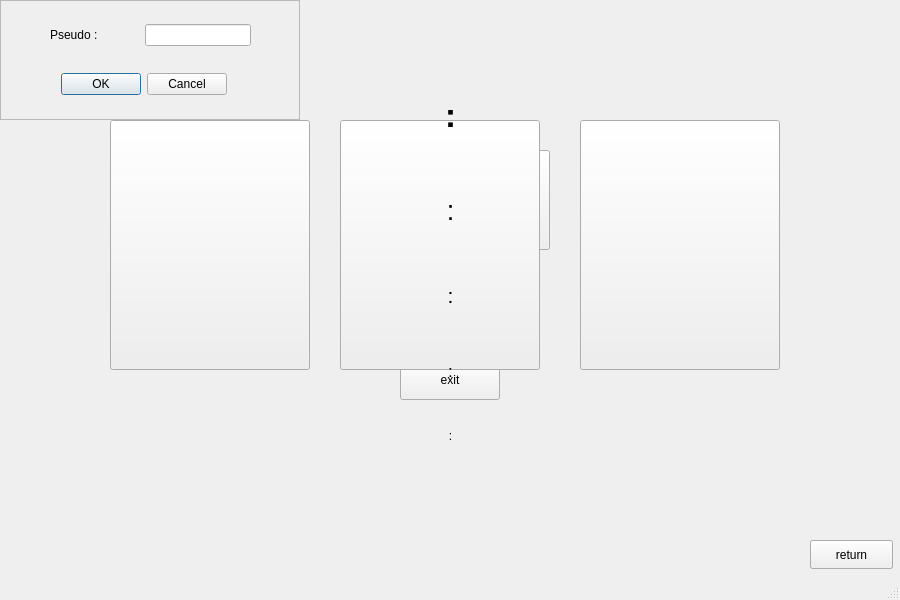
<?xml version="1.0" encoding="UTF-8"?>
<ui version="4.0">
 <class>MainWindow</class>
 <widget class="QMainWindow" name="MainWindow">
  <property name="geometry">
   <rect>
    <x>0</x>
    <y>0</y>
    <width>900</width>
    <height>600</height>
   </rect>
  </property>
  <property name="windowTitle">
   <string>MainWindow</string>
  </property>
  <widget class="QWidget" name="centralwidget">
   <widget class="QWidget" name="Loadingscreen" native="true">
    <property name="geometry">
     <rect>
      <x>0</x>
      <y>0</y>
      <width>900</width>
      <height>600</height>
     </rect>
    </property>
    <widget class="QPushButton" name="Play">
     <property name="geometry">
      <rect>
       <x>350</x>
       <y>150</y>
       <width>200</width>
       <height>100</height>
      </rect>
     </property>
     <property name="font">
      <font>
       <pointsize>18</pointsize>
       <bold>true</bold>
      </font>
     </property>
     <property name="cursor">
      <cursorShape>OpenHandCursor</cursorShape>
     </property>
     <property name="text">
      <string>Play</string>
     </property>
    </widget>
    <widget class="QPushButton" name="ScoreBoard">
     <property name="geometry">
      <rect>
       <x>400</x>
       <y>290</y>
       <width>100</width>
       <height>40</height>
      </rect>
     </property>
     <property name="cursor">
      <cursorShape>OpenHandCursor</cursorShape>
     </property>
     <property name="text">
      <string>ScoreBoard</string>
     </property>
    </widget>
    <widget class="QPushButton" name="exit">
     <property name="geometry">
      <rect>
       <x>400</x>
       <y>360</y>
       <width>100</width>
       <height>40</height>
      </rect>
     </property>
     <property name="cursor">
      <cursorShape>OpenHandCursor</cursorShape>
     </property>
     <property name="text">
      <string>exit</string>
     </property>
    </widget>
   </widget>
   <widget class="QWidget" name="ScoreBoard_2" native="true">
    <property name="geometry">
     <rect>
      <x>0</x>
      <y>0</y>
      <width>900</width>
      <height>600</height>
     </rect>
    </property>
    <widget class="QPushButton" name="return_2">
     <property name="geometry">
      <rect>
       <x>810</x>
       <y>540</y>
       <width>83</width>
       <height>29</height>
      </rect>
     </property>
     <property name="cursor">
      <cursorShape>OpenHandCursor</cursorShape>
     </property>
     <property name="text">
      <string>return</string>
     </property>
    </widget>
    <widget class="QWidget" name="layoutWidget_2">
     <property name="geometry">
      <rect>
       <x>240</x>
       <y>180</y>
       <width>421</width>
       <height>61</height>
      </rect>
     </property>
     <layout class="QHBoxLayout" name="horizontalLayout_3" stretch="10,1,10">
      <item>
       <widget class="QLabel" name="label_4">
        <property name="font">
         <font>
          <pointsize>20</pointsize>
         </font>
        </property>
        <property name="text">
         <string/>
        </property>
        <property name="alignment">
         <set>Qt::AlignCenter</set>
        </property>
       </widget>
      </item>
      <item>
       <widget class="QLabel" name="dots2">
        <property name="font">
         <font>
          <pointsize>20</pointsize>
         </font>
        </property>
        <property name="text">
         <string>:</string>
        </property>
        <property name="alignment">
         <set>Qt::AlignCenter</set>
        </property>
       </widget>
      </item>
      <item>
       <widget class="QLabel" name="label_5">
        <property name="font">
         <font>
          <pointsize>20</pointsize>
         </font>
        </property>
        <property name="text">
         <string/>
        </property>
        <property name="alignment">
         <set>Qt::AlignCenter</set>
        </property>
       </widget>
      </item>
     </layout>
    </widget>
    <widget class="QWidget" name="layoutWidget_3">
     <property name="geometry">
      <rect>
       <x>250</x>
       <y>270</y>
       <width>401</width>
       <height>51</height>
      </rect>
     </property>
     <layout class="QHBoxLayout" name="horizontalLayout_4" stretch="10,1,10">
      <item>
       <widget class="QLabel" name="label_6">
        <property name="font">
         <font>
          <pointsize>16</pointsize>
         </font>
        </property>
        <property name="text">
         <string/>
        </property>
        <property name="alignment">
         <set>Qt::AlignCenter</set>
        </property>
       </widget>
      </item>
      <item>
       <widget class="QLabel" name="dots3">
        <property name="font">
         <font>
          <pointsize>16</pointsize>
         </font>
        </property>
        <property name="text">
         <string>:</string>
        </property>
        <property name="alignment">
         <set>Qt::AlignCenter</set>
        </property>
       </widget>
      </item>
      <item>
       <widget class="QLabel" name="label_7">
        <property name="font">
         <font>
          <pointsize>16</pointsize>
         </font>
        </property>
        <property name="text">
         <string/>
        </property>
        <property name="alignment">
         <set>Qt::AlignCenter</set>
        </property>
       </widget>
      </item>
     </layout>
    </widget>
    <widget class="QWidget" name="layoutWidget_4">
     <property name="geometry">
      <rect>
       <x>260</x>
       <y>350</y>
       <width>381</width>
       <height>41</height>
      </rect>
     </property>
     <layout class="QHBoxLayout" name="horizontalLayout_5" stretch="10,1,10">
      <item>
       <widget class="QLabel" name="label_8">
        <property name="font">
         <font>
          <pointsize>13</pointsize>
         </font>
        </property>
        <property name="text">
         <string/>
        </property>
        <property name="alignment">
         <set>Qt::AlignCenter</set>
        </property>
       </widget>
      </item>
      <item>
       <widget class="QLabel" name="dost4">
        <property name="font">
         <font>
          <pointsize>13</pointsize>
         </font>
        </property>
        <property name="text">
         <string>:</string>
        </property>
        <property name="alignment">
         <set>Qt::AlignCenter</set>
        </property>
       </widget>
      </item>
      <item>
       <widget class="QLabel" name="label_9">
        <property name="font">
         <font>
          <pointsize>13</pointsize>
         </font>
        </property>
        <property name="text">
         <string/>
        </property>
        <property name="alignment">
         <set>Qt::AlignCenter</set>
        </property>
       </widget>
      </item>
     </layout>
    </widget>
    <widget class="QWidget" name="layoutWidget_5">
     <property name="geometry">
      <rect>
       <x>270</x>
       <y>420</y>
       <width>361</width>
       <height>31</height>
      </rect>
     </property>
     <layout class="QHBoxLayout" name="horizontalLayout_6" stretch="10,1,10">
      <item>
       <widget class="QLabel" name="label_10">
        <property name="font">
         <font>
          <pointsize>9</pointsize>
         </font>
        </property>
        <property name="text">
         <string/>
        </property>
        <property name="alignment">
         <set>Qt::AlignCenter</set>
        </property>
       </widget>
      </item>
      <item>
       <widget class="QLabel" name="dots5">
        <property name="font">
         <font>
          <pointsize>9</pointsize>
         </font>
        </property>
        <property name="text">
         <string>:</string>
        </property>
        <property name="alignment">
         <set>Qt::AlignCenter</set>
        </property>
       </widget>
      </item>
      <item>
       <widget class="QLabel" name="label_11">
        <property name="font">
         <font>
          <pointsize>9</pointsize>
         </font>
        </property>
        <property name="text">
         <string/>
        </property>
        <property name="alignment">
         <set>Qt::AlignCenter</set>
        </property>
       </widget>
      </item>
     </layout>
    </widget>
    <widget class="QWidget" name="layoutWidget">
     <property name="geometry">
      <rect>
       <x>230</x>
       <y>80</y>
       <width>441</width>
       <height>71</height>
      </rect>
     </property>
     <layout class="QHBoxLayout" name="horizontalLayout_2" stretch="10,1,10">
      <item>
       <widget class="QLabel" name="label_2">
        <property name="font">
         <font>
          <pointsize>25</pointsize>
          <bold>true</bold>
         </font>
        </property>
        <property name="text">
         <string/>
        </property>
        <property name="alignment">
         <set>Qt::AlignCenter</set>
        </property>
       </widget>
      </item>
      <item>
       <widget class="QLabel" name="dots1">
        <property name="font">
         <font>
          <pointsize>25</pointsize>
          <bold>true</bold>
         </font>
        </property>
        <property name="text">
         <string>:</string>
        </property>
        <property name="alignment">
         <set>Qt::AlignCenter</set>
        </property>
       </widget>
      </item>
      <item>
       <widget class="QLabel" name="label_3">
        <property name="font">
         <font>
          <pointsize>25</pointsize>
          <bold>true</bold>
         </font>
        </property>
        <property name="text">
         <string/>
        </property>
        <property name="alignment">
         <set>Qt::AlignCenter</set>
        </property>
       </widget>
      </item>
     </layout>
    </widget>
   </widget>
   <widget class="QWidget" name="pseudo" native="true">
    <property name="enabled">
     <bool>true</bool>
    </property>
    <property name="geometry">
     <rect>
      <x>0</x>
      <y>0</y>
      <width>900</width>
      <height>600</height>
     </rect>
    </property>
    <widget class="QFrame" name="mybox">
     <property name="geometry">
      <rect>
       <x>0</x>
       <y>0</y>
       <width>300</width>
       <height>120</height>
      </rect>
     </property>
     <property name="frameShape">
      <enum>QFrame::StyledPanel</enum>
     </property>
     <property name="frameShadow">
      <enum>QFrame::Raised</enum>
     </property>
     <widget class="QDialogButtonBox" name="buttonBox">
      <property name="geometry">
       <rect>
        <x>60</x>
        <y>70</y>
        <width>167</width>
        <height>29</height>
       </rect>
      </property>
      <property name="standardButtons">
       <set>QDialogButtonBox::Cancel|QDialogButtonBox::Ok</set>
      </property>
     </widget>
     <widget class="QWidget" name="layoutWidget">
      <property name="geometry">
       <rect>
        <x>50</x>
        <y>20</y>
        <width>201</width>
        <height>30</height>
       </rect>
      </property>
      <layout class="QHBoxLayout" name="horizontalLayout">
       <item>
        <widget class="QLabel" name="label">
         <property name="text">
          <string>Pseudo : </string>
         </property>
        </widget>
       </item>
       <item>
        <spacer name="horizontalSpacer">
         <property name="orientation">
          <enum>Qt::Horizontal</enum>
         </property>
         <property name="sizeHint" stdset="0">
          <size>
           <width>40</width>
           <height>20</height>
          </size>
         </property>
        </spacer>
       </item>
       <item>
        <widget class="QLineEdit" name="lineEdit"/>
       </item>
      </layout>
     </widget>
    </widget>
   </widget>
   <widget class="QWidget" name="Game_select" native="true">
    <property name="geometry">
     <rect>
      <x>0</x>
      <y>0</y>
      <width>900</width>
      <height>600</height>
     </rect>
    </property>
    <widget class="QPushButton" name="flappy_plane">
     <property name="geometry">
      <rect>
       <x>110</x>
       <y>120</y>
       <width>200</width>
       <height>250</height>
      </rect>
     </property>
     <property name="font">
      <font>
       <pointsize>18</pointsize>
       <bold>true</bold>
      </font>
     </property>
     <property name="cursor">
      <cursorShape>OpenHandCursor</cursorShape>
     </property>
     <property name="text">
      <string/>
     </property>
    </widget>
    <widget class="QPushButton" name="Space_Shooter">
     <property name="geometry">
      <rect>
       <x>340</x>
       <y>120</y>
       <width>200</width>
       <height>250</height>
      </rect>
     </property>
     <property name="cursor">
      <cursorShape>OpenHandCursor</cursorShape>
     </property>
     <property name="text">
      <string/>
     </property>
     <property name="iconSize">
      <size>
       <width>200</width>
       <height>250</height>
      </size>
     </property>
    </widget>
    <widget class="QPushButton" name="The_Square">
     <property name="geometry">
      <rect>
       <x>580</x>
       <y>120</y>
       <width>200</width>
       <height>250</height>
      </rect>
     </property>
     <property name="cursor">
      <cursorShape>OpenHandCursor</cursorShape>
     </property>
     <property name="text">
      <string/>
     </property>
    </widget>
    <widget class="QPushButton" name="return_4">
     <property name="geometry">
      <rect>
       <x>810</x>
       <y>540</y>
       <width>83</width>
       <height>29</height>
      </rect>
     </property>
     <property name="cursor">
      <cursorShape>OpenHandCursor</cursorShape>
     </property>
     <property name="text">
      <string>return</string>
     </property>
    </widget>
   </widget>
   <zorder>pseudo</zorder>
   <zorder>Loadingscreen</zorder>
   <zorder>Game_select</zorder>
   <zorder>ScoreBoard_2</zorder>
  </widget>
  <widget class="QStatusBar" name="statusbar"/>
 </widget>
 <resources/>
 <connections>
  <connection>
   <sender>exit</sender>
   <signal>pressed()</signal>
   <receiver>MainWindow</receiver>
   <slot>close()</slot>
   <hints>
    <hint type="sourcelabel">
     <x>449</x>
     <y>379</y>
    </hint>
    <hint type="destinationlabel">
     <x>449</x>
     <y>299</y>
    </hint>
   </hints>
  </connection>
  <connection>
   <sender>return_2</sender>
   <signal>pressed()</signal>
   <receiver>ScoreBoard_2</receiver>
   <slot>hide()</slot>
   <hints>
    <hint type="sourcelabel">
     <x>851</x>
     <y>554</y>
    </hint>
    <hint type="destinationlabel">
     <x>449</x>
     <y>299</y>
    </hint>
   </hints>
  </connection>
  <connection>
   <sender>return_2</sender>
   <signal>pressed()</signal>
   <receiver>Loadingscreen</receiver>
   <slot>show()</slot>
   <hints>
    <hint type="sourcelabel">
     <x>851</x>
     <y>554</y>
    </hint>
    <hint type="destinationlabel">
     <x>449</x>
     <y>299</y>
    </hint>
   </hints>
  </connection>
  <connection>
   <sender>return_4</sender>
   <signal>pressed()</signal>
   <receiver>Game_select</receiver>
   <slot>hide()</slot>
   <hints>
    <hint type="sourcelabel">
     <x>771</x>
     <y>514</y>
    </hint>
    <hint type="destinationlabel">
     <x>449</x>
     <y>299</y>
    </hint>
   </hints>
  </connection>
  <connection>
   <sender>return_4</sender>
   <signal>pressed()</signal>
   <receiver>Loadingscreen</receiver>
   <slot>show()</slot>
   <hints>
    <hint type="sourcelabel">
     <x>771</x>
     <y>514</y>
    </hint>
    <hint type="destinationlabel">
     <x>449</x>
     <y>299</y>
    </hint>
   </hints>
  </connection>
 </connections>
</ui>
